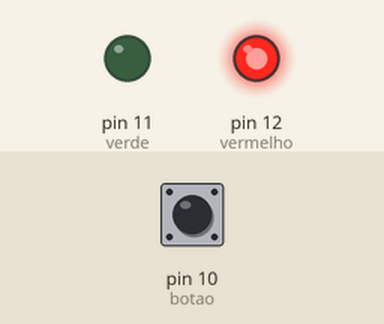
This sketch was run on a simulated Arduino Uno, built with avr-gcc and run on an emulated ATmega328P. Shown: output pins drawn as LEDs (lit = HIGH). Inputs (shaded band) come from the test bench; at power-on: pin 10 (botao) LOW.

Above: at 1.2 s.
1.3 s: pin 10 (botao) pulled HIGH for 0.15 s
At 1.37 s:
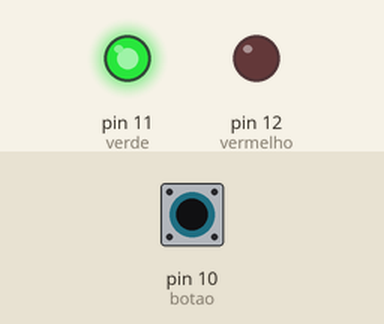
2.9 s: pin 10 (botao) pulled HIGH for 3.2 s
At 7.0 s:
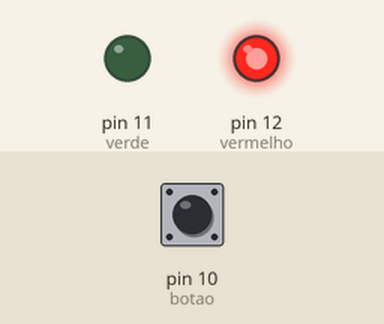
Timing chart, 0 to 8.5 s (numbered marks = the images above; inputs shaded):
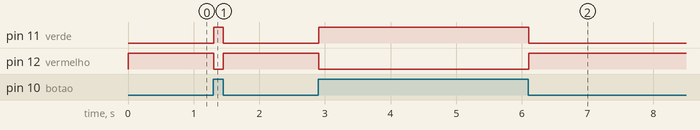

Measured:
- after the input at 1.3 s, pin 11 (verde): LOW → HIGH at once, → LOW 0.15 s later; pin 12 (vermelho): HIGH → LOW at once, → HIGH 0.15 s later
- after the input at 2.9 s, pin 11 (verde): LOW → HIGH at once, → LOW 3.2 s later; pin 12 (vermelho): HIGH → LOW at once, → HIGH 3.2 s later

The sketch:

If.ino
```cpp
int botao = 10;
int verde = 11;
int vermelho = 12;
int t = 10;
void setup()
{
    pinMode(botao, INPUT);
    pinMode(verde, OUTPUT);
    pinMode(vermelho, OUTPUT);
}
void loop()
{
    boolean estado = digitalRead(botao);
    if (estado == 1)
    {
        digitalWrite(verde, HIGH);
        digitalWrite(vermelho, LOW);
    }
    else
    {
        digitalWrite(verde, LOW);
        digitalWrite(vermelho, HIGH);
    }
    delay(t);
}
```
